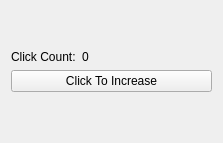
<?xml version="1.0" encoding="UTF-8"?>
<ui version="4.0">
 <class>Clicker</class>
 <widget class="QWidget" name="Clicker">
  <property name="geometry">
   <rect>
    <x>0</x>
    <y>0</y>
    <width>223</width>
    <height>143</height>
   </rect>
  </property>
  <property name="windowTitle">
   <string>Form</string>
  </property>
  <layout class="QVBoxLayout" name="verticalLayout">
   <item>
    <spacer name="verticalSpacer_2">
     <property name="orientation">
      <enum>Qt::Vertical</enum>
     </property>
     <property name="sizeHint" stdset="0">
      <size>
       <width>20</width>
       <height>40</height>
      </size>
     </property>
    </spacer>
   </item>
   <item>
    <layout class="QHBoxLayout" name="horizontalLayout">
     <item>
      <widget class="QLabel" name="label">
       <property name="sizePolicy">
        <sizepolicy hsizetype="Maximum" vsizetype="Preferred">
         <horstretch>0</horstretch>
         <verstretch>0</verstretch>
        </sizepolicy>
       </property>
       <property name="text">
        <string>Click Count:</string>
       </property>
      </widget>
     </item>
     <item>
      <widget class="QLabel" name="count">
       <property name="text">
        <string>0</string>
       </property>
      </widget>
     </item>
    </layout>
   </item>
   <item>
    <widget class="QPushButton" name="btnInc">
     <property name="text">
      <string>Click To Increase</string>
     </property>
    </widget>
   </item>
   <item>
    <spacer name="verticalSpacer">
     <property name="orientation">
      <enum>Qt::Vertical</enum>
     </property>
     <property name="sizeHint" stdset="0">
      <size>
       <width>20</width>
       <height>40</height>
      </size>
     </property>
    </spacer>
   </item>
  </layout>
 </widget>
 <resources/>
 <connections/>
</ui>
